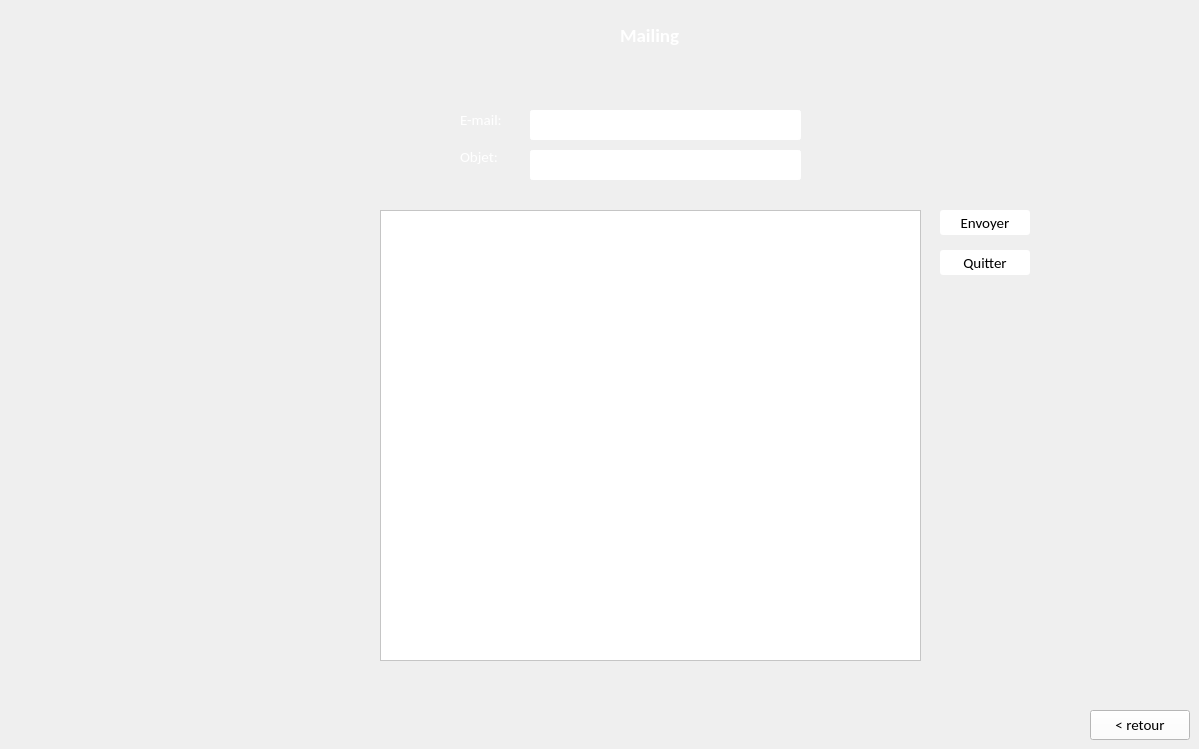
      <widget class="QWidget" name="mailing_2">
       <widget class="QLabel" name="titreM_p">
        <property name="geometry">
         <rect>
          <x>620</x>
          <y>20</y>
          <width>81</width>
          <height>31</height>
         </rect>
        </property>
        <property name="font">
         <font>
          <family>Calibri</family>
          <pointsize>14</pointsize>
          <weight>75</weight>
          <bold>true</bold>
         </font>
        </property>
        <property name="styleSheet">
         <string notr="true">color: rgb(255, 255, 255);</string>
        </property>
        <property name="text">
         <string>Mailing</string>
        </property>
       </widget>
       <widget class="QLabel" name="texte_email_p">
        <property name="geometry">
         <rect>
          <x>460</x>
          <y>110</y>
          <width>61</width>
          <height>20</height>
         </rect>
        </property>
        <property name="font">
         <font>
          <family>Calibri</family>
          <pointsize>11</pointsize>
         </font>
        </property>
        <property name="styleSheet">
         <string notr="true">color: rgb(255, 255, 255);</string>
        </property>
        <property name="text">
         <string>E-mail:</string>
        </property>
       </widget>
       <widget class="QLabel" name="texte_objet_p">
        <property name="geometry">
         <rect>
          <x>460</x>
          <y>150</y>
          <width>47</width>
          <height>14</height>
         </rect>
        </property>
        <property name="font">
         <font>
          <family>Calibri</family>
          <pointsize>11</pointsize>
         </font>
        </property>
        <property name="styleSheet">
         <string notr="true">color: rgb(255, 255, 255);</string>
        </property>
        <property name="text">
         <string>Objet:</string>
        </property>
       </widget>
       <widget class="QLineEdit" name="a_mail">
        <property name="geometry">
         <rect>
          <x>530</x>
          <y>110</y>
          <width>271</width>
          <height>30</height>
         </rect>
        </property>
        <property name="font">
         <font>
          <family>Calibri</family>
          <pointsize>11</pointsize>
         </font>
        </property>
        <property name="styleSheet">
         <string notr="true">border-width: 2px;
border-color: rgb(255, 255, 255);
border-style: outset;
border-radius: 3px;
color: rgb(255, 255, 255);</string>
        </property>
       </widget>
       <widget class="QLineEdit" name="objet_mail">
        <property name="geometry">
         <rect>
          <x>530</x>
          <y>150</y>
          <width>271</width>
          <height>30</height>
         </rect>
        </property>
        <property name="styleSheet">
         <string notr="true">border-width: 2px;
border-color: rgb(255, 255, 255);
border-style: outset;
border-radius: 3px;
color: rgb(255, 255, 255);</string>
        </property>
       </widget>
       <widget class="QTextEdit" name="message_mail">
        <property name="geometry">
         <rect>
          <x>380</x>
          <y>210</y>
          <width>541</width>
          <height>451</height>
         </rect>
        </property>
        <property name="styleSheet">
         <string notr="true">background-color: rgb(255, 255, 255);</string>
        </property>
       </widget>
       <widget class="QPushButton" name="send_p">
        <property name="geometry">
         <rect>
          <x>940</x>
          <y>210</y>
          <width>90</width>
          <height>25</height>
         </rect>
        </property>
        <property name="font">
         <font>
          <family>Calibri</family>
          <pointsize>11</pointsize>
         </font>
        </property>
        <property name="styleSheet">
         <string notr="true">background-color: rgb(255, 255, 255);
border-radius: 3px;
</string>
        </property>
        <property name="text">
         <string>Envoyer</string>
        </property>
       </widget>
       <widget class="QPushButton" name="Quitter_p">
        <property name="geometry">
         <rect>
          <x>940</x>
          <y>250</y>
          <width>90</width>
          <height>25</height>
         </rect>
        </property>
        <property name="font">
         <font>
          <family>Calibri</family>
          <pointsize>11</pointsize>
         </font>
        </property>
        <property name="styleSheet">
         <string notr="true">background-color: rgb(255, 255, 255);
border-radius: 3px;
</string>
        </property>
        <property name="text">
         <string>Quitter</string>
        </property>
       </widget>
       <widget class="QPushButton" name="pushButton_retourM_p">
        <property name="geometry">
         <rect>
          <x>1090</x>
          <y>710</y>
          <width>100</width>
          <height>30</height>
         </rect>
        </property>
        <property name="font">
         <font>
          <family>Calibri</family>
          <pointsize>11</pointsize>
         </font>
        </property>
        <property name="styleSheet">
         <string notr="true">background-color: rgb(255, 255, 255);</string>
        </property>
        <property name="text">
         <string>&lt; retour</string>
        </property>
       </widget>
      </widget>
